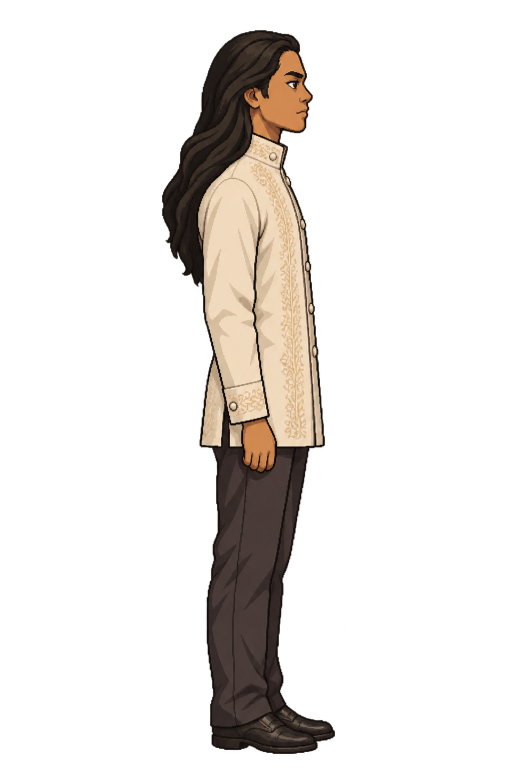
#> input picture _dev/player-lab/macario-still.png, 1025 x 1535 px, found by its file name (shown at 1/2 size)
$ python fit-skin.py ../player-lab/macario-still.png ../player-lab/macario-still.png
#> lines starting #> are read from the running program, lines starting #| are printed output that depends on the picture; after the words box and inside, x2 and y2 are one past the last pixel; in counts of white or black regions, pixels touching at a corner belong together
# =============================================================
# MACARIO — _dev/tools/fit-skin.py
#
# Puts a skin's still exactly where Macario's template still stands
# (Block 154). skeleton.js reads every skin with the template's own
# bones and outlines (_dev/player-lab/macario.js), so a skin must stand
# on the template to within a pixel or two: the general's uniform did.
# The ChatGPT redraws of 9 Nov 2026 came back 6 to 32 px off and a
# little larger or smaller. This moves and scales the picture, and
# nothing else: not one pixel of the drawing is changed (CLAUDE.md, no
# art that is not the artist's), the way key-still.js crops and shrinks.
#
# Three marks, read from the alpha alone: the top of the head, the
# soles, and the tip of the nose (the furthest point forward in the
# head's rows). Height sets the scale, the head's top and the nose set
# where he stands. The toes are printed as a check: on a good fit they
# land within a few px of the template's.
#
# Run (Python 3.12 and Pillow; -I so nothing beside the picture loads):
#   python -I _dev/tools/fit-skin.py <delivered.png> <out.png>
# =============================================================

import sys
from PIL import Image

TEMPLATE = "_dev/player-lab/macario-still.png"
CANVAS = (1024, 1536)


def marks(im):
    a = im.split()[3].point(lambda v: 255 if v > 8 else 0)
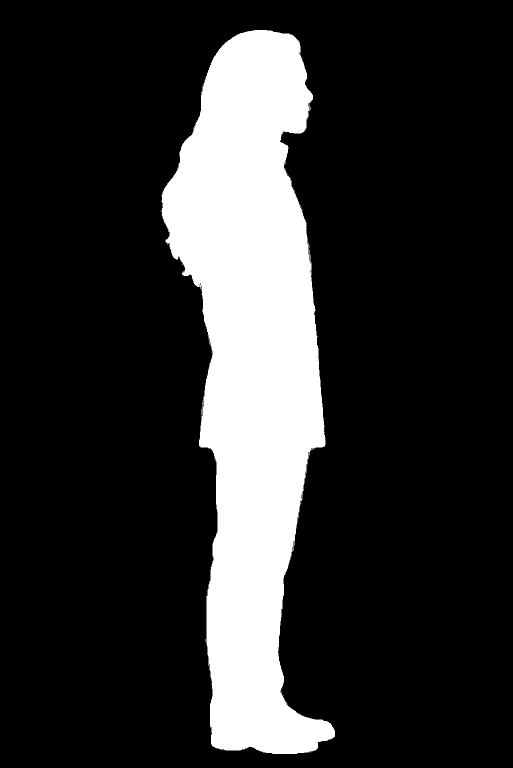
#> a: PIL image 1025x1535 L (shown at 1/2 size); 18.4% white; 59 white regions (58 under 20 px), largest, box (x1, y1, x2, y2) and area: (323, 60, 670, 1508) 290072
    l, t, r, b = a.getbbox()
#> l = 322; t = 60; r = 670; b = 1508
    h = b - t
#> h = 1448
    px = a.load()

    def right(y0, y1):
#> called with y0 = 146, y1 = 233
        best = 0
        for y in range(y0, y1):
            for x in range(r - 1, l - 1, -1):
                if px[x, y]:
                    best = max(best, x)
                    break
        return best
    # The nose: the head's rows, a tenth of his height below the crown.
    nose = right(t + int(h * 0.06), t + int(h * 0.12))
#> nose = 625
    toe = right(b - int(h * 0.02), b)
#> toe = 655
    return {"top": t, "sole": b, "nose": nose, "toe": toe}


def main():
    src, out = sys.argv[1], sys.argv[2]
    tm = marks(Image.open(TEMPLATE).convert("RGBA"))
#> tm = {'top': 60, 'sole': 1508, 'nose': 625, 'toe': 655}
    im = Image.open(src).convert("RGBA")
#> im is the input picture: PIL image 1025x1535 RGBA; mean R, G, B, A 23.6, 20, 16.8, 46.1
    sm = marks(im)
#> sm = {'top': 60, 'sole': 1508, 'nose': 625, 'toe': 655}
    s = (tm["sole"] - tm["top"]) / (sm["sole"] - sm["top"])
#> s = 1
    big = im.resize((round(im.width * s), round(im.height * s)), Image.LANCZOS)
    dx = round(tm["nose"] - sm["nose"] * s)
#> dx = 0
    dy = round(tm["top"] - sm["top"] * s)
#> dy = 0
    canvas = Image.new("RGBA", CANVAS, (0, 0, 0, 0))
#> canvas: PIL image 1024x1536 RGBA; every value is 0
    canvas.alpha_composite(big, (max(dx, 0), max(dy, 0)),
                           (max(-dx, 0), max(-dy, 0)))
    canvas.save(out)
    fm = marks(canvas)
#> in marks (call 3), `a = im.split()[3].point(lambda v: 255 if v > 8 else 0)`:
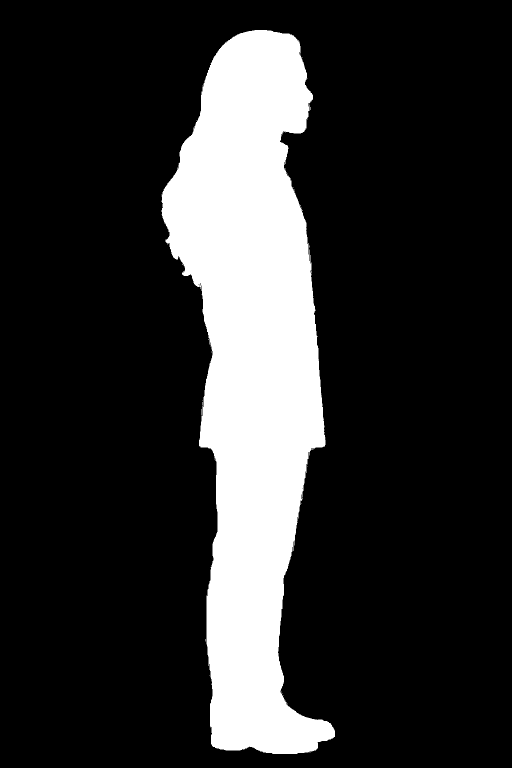
#> a: PIL image 1024x1536 L (shown at 1/2 size); 18.5% white; 59 white regions (58 under 20 px), largest, box (x1, y1, x2, y2) and area: (323, 60, 670, 1508) 290072
#> fm = {'top': 60, 'sole': 1508, 'nose': 625, 'toe': 655}
    print(f"{src}: scale {s:.4f}, moved {dx}, {dy}")
#| ../player-lab/macario-still.png: scale 1.0000, moved 0, 0
    for k in ("top", "sole", "nose", "toe"):
        print(f"  {k:5} template {tm[k]:5}  fitted {fm[k]:5}  off {fm[k] - tm[k]:+d}")
#> this loop made 4 passes
#|   top   template    60  fitted    60  off +0
#|   sole  template  1508  fitted  1508  off +0
#|   nose  template   625  fitted   625  off +0
#|   toe   template   655  fitted   655  off +0


if __name__ == "__main__":
    main()
